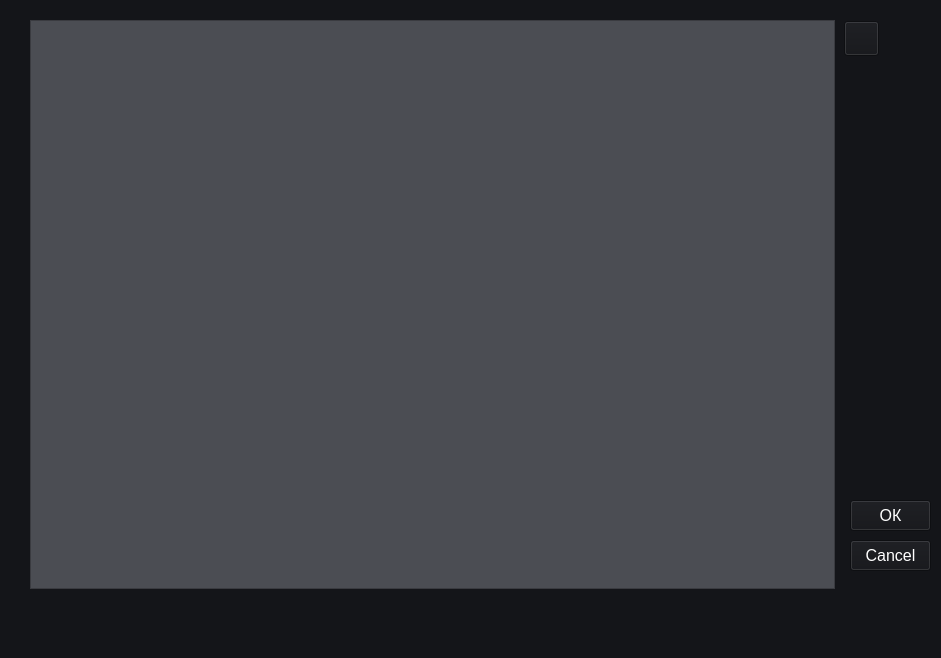
<?xml version="1.0" encoding="UTF-8"?>
<ui version="4.0">
 <class>MainWindow</class>
 <widget class="QMainWindow" name="MainWindow">
  <property name="geometry">
   <rect>
    <x>0</x>
    <y>0</y>
    <width>941</width>
    <height>658</height>
   </rect>
  </property>
  <property name="windowTitle">
   <string>MainWindow</string>
  </property>
  <property name="styleSheet">
   <string notr="true">background-color: rgb(20, 21, 25);</string>
  </property>
  <widget class="QWidget" name="centralwidget">
   <widget class="QTextEdit" name="note_text">
    <property name="geometry">
     <rect>
      <x>30</x>
      <y>20</y>
      <width>805</width>
      <height>569</height>
     </rect>
    </property>
    <property name="palette">
     <palette>
      <active>
       <colorrole role="WindowText">
        <brush brushstyle="SolidPattern">
         <color alpha="255">
          <red>255</red>
          <green>255</green>
          <blue>255</blue>
         </color>
        </brush>
       </colorrole>
       <colorrole role="Button">
        <brush brushstyle="SolidPattern">
         <color alpha="255">
          <red>75</red>
          <green>77</green>
          <blue>83</blue>
         </color>
        </brush>
       </colorrole>
       <colorrole role="Text">
        <brush brushstyle="SolidPattern">
         <color alpha="255">
          <red>255</red>
          <green>255</green>
          <blue>255</blue>
         </color>
        </brush>
       </colorrole>
       <colorrole role="Base">
        <brush brushstyle="SolidPattern">
         <color alpha="255">
          <red>75</red>
          <green>77</green>
          <blue>83</blue>
         </color>
        </brush>
       </colorrole>
       <colorrole role="Window">
        <brush brushstyle="SolidPattern">
         <color alpha="255">
          <red>75</red>
          <green>77</green>
          <blue>83</blue>
         </color>
        </brush>
       </colorrole>
      </active>
      <inactive>
       <colorrole role="WindowText">
        <brush brushstyle="SolidPattern">
         <color alpha="255">
          <red>255</red>
          <green>255</green>
          <blue>255</blue>
         </color>
        </brush>
       </colorrole>
       <colorrole role="Button">
        <brush brushstyle="SolidPattern">
         <color alpha="255">
          <red>75</red>
          <green>77</green>
          <blue>83</blue>
         </color>
        </brush>
       </colorrole>
       <colorrole role="Text">
        <brush brushstyle="SolidPattern">
         <color alpha="255">
          <red>255</red>
          <green>255</green>
          <blue>255</blue>
         </color>
        </brush>
       </colorrole>
       <colorrole role="Base">
        <brush brushstyle="SolidPattern">
         <color alpha="255">
          <red>75</red>
          <green>77</green>
          <blue>83</blue>
         </color>
        </brush>
       </colorrole>
       <colorrole role="Window">
        <brush brushstyle="SolidPattern">
         <color alpha="255">
          <red>75</red>
          <green>77</green>
          <blue>83</blue>
         </color>
        </brush>
       </colorrole>
      </inactive>
      <disabled>
       <colorrole role="WindowText">
        <brush brushstyle="SolidPattern">
         <color alpha="255">
          <red>120</red>
          <green>120</green>
          <blue>120</blue>
         </color>
        </brush>
       </colorrole>
       <colorrole role="Button">
        <brush brushstyle="SolidPattern">
         <color alpha="255">
          <red>75</red>
          <green>77</green>
          <blue>83</blue>
         </color>
        </brush>
       </colorrole>
       <colorrole role="Text">
        <brush brushstyle="SolidPattern">
         <color alpha="255">
          <red>120</red>
          <green>120</green>
          <blue>120</blue>
         </color>
        </brush>
       </colorrole>
       <colorrole role="Base">
        <brush brushstyle="SolidPattern">
         <color alpha="255">
          <red>75</red>
          <green>77</green>
          <blue>83</blue>
         </color>
        </brush>
       </colorrole>
       <colorrole role="Window">
        <brush brushstyle="SolidPattern">
         <color alpha="255">
          <red>75</red>
          <green>77</green>
          <blue>83</blue>
         </color>
        </brush>
       </colorrole>
      </disabled>
     </palette>
    </property>
    <property name="font">
     <font>
      <pointsize>18</pointsize>
     </font>
    </property>
    <property name="styleSheet">
     <string notr="true">background-color: rgb(75, 77, 83);</string>
    </property>
   </widget>
   <widget class="QPushButton" name="ok_btn">
    <property name="geometry">
     <rect>
      <x>850</x>
      <y>500</y>
      <width>81</width>
      <height>31</height>
     </rect>
    </property>
    <property name="palette">
     <palette>
      <active>
       <colorrole role="Button">
        <brush brushstyle="SolidPattern">
         <color alpha="255">
          <red>20</red>
          <green>21</green>
          <blue>25</blue>
         </color>
        </brush>
       </colorrole>
       <colorrole role="ButtonText">
        <brush brushstyle="SolidPattern">
         <color alpha="255">
          <red>255</red>
          <green>255</green>
          <blue>255</blue>
         </color>
        </brush>
       </colorrole>
       <colorrole role="Base">
        <brush brushstyle="SolidPattern">
         <color alpha="255">
          <red>20</red>
          <green>21</green>
          <blue>25</blue>
         </color>
        </brush>
       </colorrole>
       <colorrole role="Window">
        <brush brushstyle="SolidPattern">
         <color alpha="255">
          <red>20</red>
          <green>21</green>
          <blue>25</blue>
         </color>
        </brush>
       </colorrole>
      </active>
      <inactive>
       <colorrole role="Button">
        <brush brushstyle="SolidPattern">
         <color alpha="255">
          <red>20</red>
          <green>21</green>
          <blue>25</blue>
         </color>
        </brush>
       </colorrole>
       <colorrole role="ButtonText">
        <brush brushstyle="SolidPattern">
         <color alpha="255">
          <red>255</red>
          <green>255</green>
          <blue>255</blue>
         </color>
        </brush>
       </colorrole>
       <colorrole role="Base">
        <brush brushstyle="SolidPattern">
         <color alpha="255">
          <red>20</red>
          <green>21</green>
          <blue>25</blue>
         </color>
        </brush>
       </colorrole>
       <colorrole role="Window">
        <brush brushstyle="SolidPattern">
         <color alpha="255">
          <red>20</red>
          <green>21</green>
          <blue>25</blue>
         </color>
        </brush>
       </colorrole>
      </inactive>
      <disabled>
       <colorrole role="Button">
        <brush brushstyle="SolidPattern">
         <color alpha="255">
          <red>20</red>
          <green>21</green>
          <blue>25</blue>
         </color>
        </brush>
       </colorrole>
       <colorrole role="ButtonText">
        <brush brushstyle="SolidPattern">
         <color alpha="255">
          <red>120</red>
          <green>120</green>
          <blue>120</blue>
         </color>
        </brush>
       </colorrole>
       <colorrole role="Base">
        <brush brushstyle="SolidPattern">
         <color alpha="255">
          <red>20</red>
          <green>21</green>
          <blue>25</blue>
         </color>
        </brush>
       </colorrole>
       <colorrole role="Window">
        <brush brushstyle="SolidPattern">
         <color alpha="255">
          <red>20</red>
          <green>21</green>
          <blue>25</blue>
         </color>
        </brush>
       </colorrole>
      </disabled>
     </palette>
    </property>
    <property name="font">
     <font>
      <pointsize>12</pointsize>
     </font>
    </property>
    <property name="text">
     <string>ОК</string>
    </property>
   </widget>
   <widget class="QPushButton" name="cancel_btn">
    <property name="geometry">
     <rect>
      <x>850</x>
      <y>540</y>
      <width>81</width>
      <height>31</height>
     </rect>
    </property>
    <property name="palette">
     <palette>
      <active>
       <colorrole role="Button">
        <brush brushstyle="SolidPattern">
         <color alpha="255">
          <red>20</red>
          <green>21</green>
          <blue>25</blue>
         </color>
        </brush>
       </colorrole>
       <colorrole role="ButtonText">
        <brush brushstyle="SolidPattern">
         <color alpha="255">
          <red>255</red>
          <green>255</green>
          <blue>255</blue>
         </color>
        </brush>
       </colorrole>
       <colorrole role="Base">
        <brush brushstyle="SolidPattern">
         <color alpha="255">
          <red>20</red>
          <green>21</green>
          <blue>25</blue>
         </color>
        </brush>
       </colorrole>
       <colorrole role="Window">
        <brush brushstyle="SolidPattern">
         <color alpha="255">
          <red>20</red>
          <green>21</green>
          <blue>25</blue>
         </color>
        </brush>
       </colorrole>
      </active>
      <inactive>
       <colorrole role="Button">
        <brush brushstyle="SolidPattern">
         <color alpha="255">
          <red>20</red>
          <green>21</green>
          <blue>25</blue>
         </color>
        </brush>
       </colorrole>
       <colorrole role="ButtonText">
        <brush brushstyle="SolidPattern">
         <color alpha="255">
          <red>255</red>
          <green>255</green>
          <blue>255</blue>
         </color>
        </brush>
       </colorrole>
       <colorrole role="Base">
        <brush brushstyle="SolidPattern">
         <color alpha="255">
          <red>20</red>
          <green>21</green>
          <blue>25</blue>
         </color>
        </brush>
       </colorrole>
       <colorrole role="Window">
        <brush brushstyle="SolidPattern">
         <color alpha="255">
          <red>20</red>
          <green>21</green>
          <blue>25</blue>
         </color>
        </brush>
       </colorrole>
      </inactive>
      <disabled>
       <colorrole role="Button">
        <brush brushstyle="SolidPattern">
         <color alpha="255">
          <red>20</red>
          <green>21</green>
          <blue>25</blue>
         </color>
        </brush>
       </colorrole>
       <colorrole role="ButtonText">
        <brush brushstyle="SolidPattern">
         <color alpha="255">
          <red>120</red>
          <green>120</green>
          <blue>120</blue>
         </color>
        </brush>
       </colorrole>
       <colorrole role="Base">
        <brush brushstyle="SolidPattern">
         <color alpha="255">
          <red>20</red>
          <green>21</green>
          <blue>25</blue>
         </color>
        </brush>
       </colorrole>
       <colorrole role="Window">
        <brush brushstyle="SolidPattern">
         <color alpha="255">
          <red>20</red>
          <green>21</green>
          <blue>25</blue>
         </color>
        </brush>
       </colorrole>
      </disabled>
     </palette>
    </property>
    <property name="font">
     <font>
      <pointsize>12</pointsize>
     </font>
    </property>
    <property name="text">
     <string>Cancel</string>
    </property>
   </widget>
   <widget class="QPushButton" name="choice_color_btn">
    <property name="geometry">
     <rect>
      <x>844</x>
      <y>21</y>
      <width>35</width>
      <height>35</height>
     </rect>
    </property>
    <property name="cursor">
     <cursorShape>PointingHandCursor</cursorShape>
    </property>
    <property name="styleSheet">
     <string notr="true"/>
    </property>
    <property name="text">
     <string/>
    </property>
    <property name="icon">
     <iconset>
      <normalon>Дизайн/icons/выбор цвета.png</normalon>
     </iconset>
    </property>
    <property name="iconSize">
     <size>
      <width>35</width>
      <height>35</height>
     </size>
    </property>
   </widget>
   <widget class="QGroupBox" name="choice_color">
    <property name="geometry">
     <rect>
      <x>850</x>
      <y>80</y>
      <width>0</width>
      <height>0</height>
     </rect>
    </property>
    <property name="title">
     <string/>
    </property>
    <widget class="QRadioButton" name="red">
     <property name="geometry">
      <rect>
       <x>2</x>
       <y>10</y>
       <width>55</width>
       <height>35</height>
      </rect>
     </property>
     <property name="text">
      <string/>
     </property>
     <property name="icon">
      <iconset>
       <normalon>Дизайн/icons/выбор красного цвета.png</normalon>
      </iconset>
     </property>
     <property name="iconSize">
      <size>
       <width>35</width>
       <height>35</height>
      </size>
     </property>
     <property name="checkable">
      <bool>true</bool>
     </property>
     <property name="autoExclusive">
      <bool>true</bool>
     </property>
    </widget>
    <widget class="QRadioButton" name="blue">
     <property name="geometry">
      <rect>
       <x>2</x>
       <y>55</y>
       <width>55</width>
       <height>35</height>
      </rect>
     </property>
     <property name="text">
      <string/>
     </property>
     <property name="icon">
      <iconset>
       <normalon>Дизайн/icons/выбор синего цвета.png</normalon>
      </iconset>
     </property>
     <property name="iconSize">
      <size>
       <width>35</width>
       <height>35</height>
      </size>
     </property>
     <property name="checkable">
      <bool>true</bool>
     </property>
     <property name="autoExclusive">
      <bool>true</bool>
     </property>
    </widget>
    <widget class="QRadioButton" name="pink">
     <property name="geometry">
      <rect>
       <x>2</x>
       <y>100</y>
       <width>55</width>
       <height>35</height>
      </rect>
     </property>
     <property name="text">
      <string/>
     </property>
     <property name="icon">
      <iconset>
       <normalon>Дизайн/icons/выбор розового цвета.png</normalon>
      </iconset>
     </property>
     <property name="iconSize">
      <size>
       <width>35</width>
       <height>35</height>
      </size>
     </property>
     <property name="checkable">
      <bool>true</bool>
     </property>
     <property name="autoExclusive">
      <bool>true</bool>
     </property>
    </widget>
    <widget class="QPushButton" name="yourself_color">
     <property name="geometry">
      <rect>
       <x>8</x>
       <y>145</y>
       <width>45</width>
       <height>45</height>
      </rect>
     </property>
     <property name="cursor">
      <cursorShape>PointingHandCursor</cursorShape>
     </property>
     <property name="text">
      <string/>
     </property>
     <property name="icon">
      <iconset>
       <normalon>Дизайн/icons/выбор цвета самому.png</normalon>
      </iconset>
     </property>
     <property name="iconSize">
      <size>
       <width>45</width>
       <height>45</height>
      </size>
     </property>
    </widget>
   </widget>
  </widget>
  <widget class="QMenuBar" name="menubar">
   <property name="geometry">
    <rect>
     <x>0</x>
     <y>0</y>
     <width>941</width>
     <height>21</height>
    </rect>
   </property>
  </widget>
  <widget class="QStatusBar" name="statusbar"/>
 </widget>
 <resources/>
 <connections/>
</ui>
